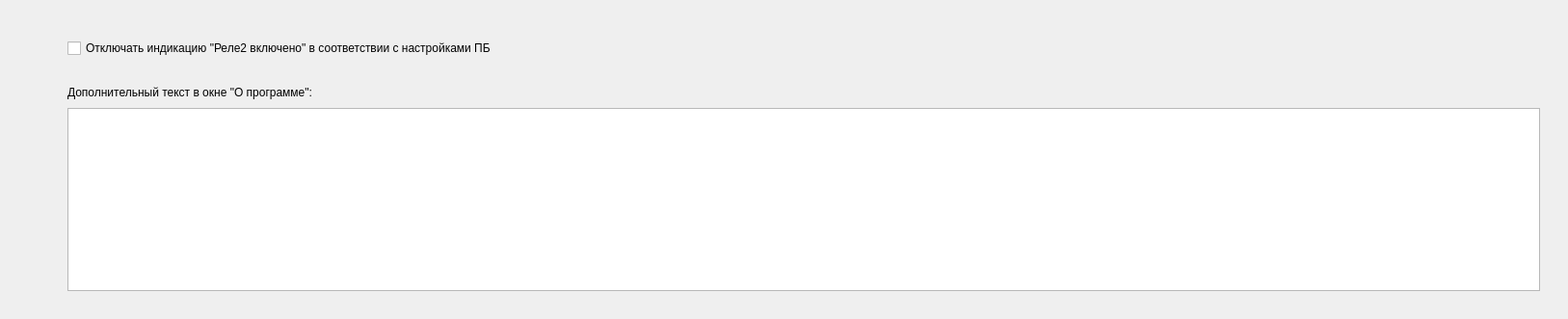
      <widget class="QWidget" name="tab_3">
       <attribute name="title">
        <string>Дополнительные</string>
       </attribute>
       <widget class="QWidget" name="verticalLayoutWidget">
        <property name="geometry">
         <rect>
          <x>50</x>
          <y>20</y>
          <width>1568</width>
          <height>302</height>
         </rect>
        </property>
        <layout class="QVBoxLayout" name="verticalLayout">
         <item>
          <spacer name="verticalSpacer_7">
           <property name="orientation">
            <enum>Qt::Vertical</enum>
           </property>
           <property name="sizeType">
            <enum>QSizePolicy::Fixed</enum>
           </property>
           <property name="sizeHint" stdset="0">
            <size>
             <width>20</width>
             <height>20</height>
            </size>
           </property>
          </spacer>
         </item>
         <item>
          <layout class="QHBoxLayout" name="horizontalLayout">
           <item>
            <spacer name="horizontalSpacer_5">
             <property name="orientation">
              <enum>Qt::Horizontal</enum>
             </property>
             <property name="sizeType">
              <enum>QSizePolicy::Fixed</enum>
             </property>
             <property name="sizeHint" stdset="0">
              <size>
               <width>20</width>
               <height>20</height>
              </size>
             </property>
            </spacer>
           </item>
           <item>
            <widget class="QCheckBox" name="cStartIndicator">
             <property name="sizePolicy">
              <sizepolicy hsizetype="Expanding" vsizetype="Fixed">
               <horstretch>0</horstretch>
               <verstretch>0</verstretch>
              </sizepolicy>
             </property>
             <property name="text">
              <string>Отключать индикацию &quot;Реле2 включено&quot; в соответствии с настройками ПБ</string>
             </property>
            </widget>
           </item>
           <item>
            <spacer name="horizontalSpacer_6">
             <property name="orientation">
              <enum>Qt::Horizontal</enum>
             </property>
             <property name="sizeType">
              <enum>QSizePolicy::Fixed</enum>
             </property>
             <property name="sizeHint" stdset="0">
              <size>
               <width>20</width>
               <height>20</height>
              </size>
             </property>
            </spacer>
           </item>
          </layout>
         </item>
         <item>
          <spacer name="verticalSpacer_9">
           <property name="orientation">
            <enum>Qt::Vertical</enum>
           </property>
           <property name="sizeType">
            <enum>QSizePolicy::Fixed</enum>
           </property>
           <property name="sizeHint" stdset="0">
            <size>
             <width>20</width>
             <height>20</height>
            </size>
           </property>
          </spacer>
         </item>
         <item>
          <layout class="QHBoxLayout" name="horizontalLayout_6">
           <property name="bottomMargin">
            <number>0</number>
           </property>
           <item>
            <spacer name="horizontalSpacer_17">
             <property name="orientation">
              <enum>Qt::Horizontal</enum>
             </property>
             <property name="sizeType">
              <enum>QSizePolicy::Fixed</enum>
             </property>
             <property name="sizeHint" stdset="0">
              <size>
               <width>20</width>
               <height>20</height>
              </size>
             </property>
            </spacer>
           </item>
           <item>
            <widget class="QLabel" name="label_10">
             <property name="text">
              <string>Дополнительный текст в окне &quot;О программе&quot;:</string>
             </property>
            </widget>
           </item>
           <item>
            <spacer name="horizontalSpacer_19">
             <property name="orientation">
              <enum>Qt::Horizontal</enum>
             </property>
             <property name="sizeType">
              <enum>QSizePolicy::Expanding</enum>
             </property>
             <property name="sizeHint" stdset="0">
              <size>
               <width>20</width>
               <height>20</height>
              </size>
             </property>
            </spacer>
           </item>
           <item>
            <spacer name="horizontalSpacer_18">
             <property name="orientation">
              <enum>Qt::Horizontal</enum>
             </property>
             <property name="sizeType">
              <enum>QSizePolicy::Fixed</enum>
             </property>
             <property name="sizeHint" stdset="0">
              <size>
               <width>20</width>
               <height>20</height>
              </size>
             </property>
            </spacer>
           </item>
          </layout>
         </item>
         <item>
          <layout class="QHBoxLayout" name="horizontalLayout_5">
           <property name="bottomMargin">
            <number>0</number>
           </property>
           <item>
            <spacer name="horizontalSpacer_15">
             <property name="orientation">
              <enum>Qt::Horizontal</enum>
             </property>
             <property name="sizeType">
              <enum>QSizePolicy::Fixed</enum>
             </property>
             <property name="sizeHint" stdset="0">
              <size>
               <width>20</width>
               <height>20</height>
              </size>
             </property>
            </spacer>
           </item>
           <item>
            <widget class="QTextEdit" name="textEdit"/>
           </item>
           <item>
            <spacer name="horizontalSpacer_16">
             <property name="orientation">
              <enum>Qt::Horizontal</enum>
             </property>
             <property name="sizeType">
              <enum>QSizePolicy::Fixed</enum>
             </property>
             <property name="sizeHint" stdset="0">
              <size>
               <width>20</width>
               <height>20</height>
              </size>
             </property>
            </spacer>
           </item>
          </layout>
         </item>
         <item>
          <spacer name="verticalSpacer_8">
           <property name="orientation">
            <enum>Qt::Vertical</enum>
           </property>
           <property name="sizeType">
            <enum>QSizePolicy::Fixed</enum>
           </property>
           <property name="sizeHint" stdset="0">
            <size>
             <width>20</width>
             <height>20</height>
            </size>
           </property>
          </spacer>
         </item>
        </layout>
       </widget>
      </widget>
